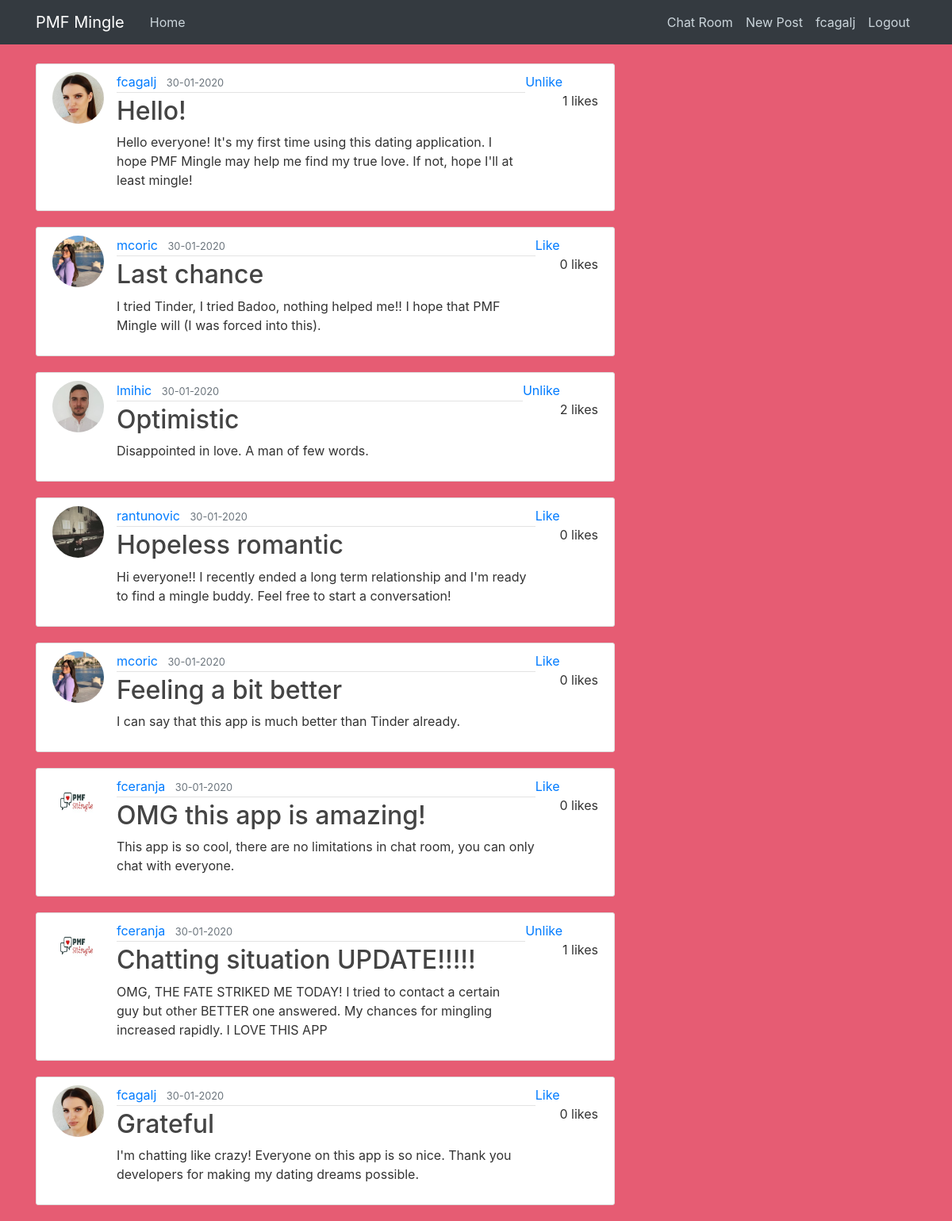
Screenshot of /home (signed in) with the database file from the repository.
### datingapp/models.py (models this page shows, shortened)
class User(db.Model, UserMixin):
    id = db.Column(db.Integer, primary_key=True)
    username = db.Column(db.String(20), unique=True, nullable=False)
    email = db.Column(db.String(120), unique=True, nullable=False)
    image_file = db.Column(db.String(20), nullable=False,
                           default='default.jpg')
    password = db.Column(db.String(60), nullable=False)
    gender = db.Column(db.String(20), nullable=False)
    preference = db.Column(db.String(20), nullable=False)
    posts = db.relationship('Post', backref='author', lazy=True)
    liked = db.relationship(
        'PostLike',
        foreign_keys='PostLike.user_id',
        backref='user', lazy='dynamic')
    def has_liked_post(self, post):
        return PostLike.query.filter(
            PostLike.user_id == self.id,
            PostLike.post_id == post.id).count() > 0

class Post(db.Model):
    id = db.Column(db.Integer, primary_key=True)
    title = db.Column(db.String(100), nullable=False)
    date_posted = db.Column(db.DateTime, nullable=False,
                            default=datetime.utcnow)
    content = db.Column(db.Text, nullable=False)
    user_id = db.Column(db.Integer, db.ForeignKey('user.id'), nullable=False)
    likes = db.relationship('PostLike', backref='post', lazy='dynamic')

### datingapp/routes.py (the view)
@app.route("/")
@app.route("/home")
def home():
    posts = Post.query.all()
    return render_template('home.html', posts=posts)

### datingapp/models.py (called while the page is built)
@login_manager.user_loader
def load_user(user_id):
    return User.query.get(int(user_id))

### datingapp/templates/home.html (shortened to what this page needs)
{% extends "layout.html" %}
{% block content %}
    {% for post in posts %}
    {% if current_user.preference == 'Both' %}
      {% if ((post.author.gender == 'Female') or (post.author.gender == 'Male'))  %}
          <article class="media content-section">
            <img class="rounded-circle article-img" src="{{ url_for('static', filename='profile_pics/' + post.author.image_file) }}">
            <div class="media-body">
              <div class="article-metadata">
                <a class="mr-2" href="{{ url_for('user_account', post_id=post.id)}}">{{ post.author.username }}</a>
                <small class="text-muted">{{ post.date_posted.strftime('%d-%m-%Y') }}</small>
              </div>
              <h2><a class="article-title" href="{{ url_for('post', post_id=post.id) }}">{{ post.title }}</a></h2>
              <p class="article-content">{{ post.content }}</p>
            </div>
            {% if current_user.has_liked_post(post) %}
            <a href="{{ url_for('like_action', post_id=post.id, action='unlike') }}">Unlike</a>
            {% else %}
            <a href="{{ url_for('like_action', post_id=post.id, action='like') }}">Like</a>
            {% endif %}
            <br>
            {{ post.likes.count() }} likes
          </article>
        {% endif %}
    {% endif %}
    {% endfor %}
{% endblock content %}

### datingapp/templates/layout.html (shortened to what this page needs)
<!DOCTYPE html>
<html>
<head>
    <link rel="stylesheet" href="https://maxcdn.bootstrapcdn.com/bootstrap/4.0.0/css/bootstrap.min.css">
    <link rel="stylesheet" type="text/css" href="{{ url_for('static', filename='main.css') }}">
</head>
<body>
    <header class="site-header">
      <nav class="navbar navbar-expand-md navbar-dark bg-dark fixed-top">
        <div class="container">
          <a class="navbar-brand mr-4" href="/">PMF Mingle</a>
          <div class="collapse navbar-collapse" id="navbarToggle">
            <div class="navbar-nav mr-auto">
              <a class="nav-item nav-link" href="{{ url_for('home') }}">Home</a>
            </div>
            <div class="navbar-nav">
              {% if current_user.is_authenticated %}
                <a class="nav-item nav-link" href="{{ url_for('chat') }}">Chat Room</a>
                <a class="nav-item nav-link" href="{{ url_for('new_post') }}">New Post</a>
                <a class="nav-item nav-link" href="{{ url_for('account') }}">{{ current_user.username }}</a>
                <a class="nav-item nav-link" href="{{ url_for('logout') }}">Logout</a>
              {% else %}
                <a class="nav-item nav-link" href="{{ url_for('login') }}">Login</a>
                <a class="nav-item nav-link" href="{{ url_for('register') }}">Register</a>
              {% endif %}
            </div>
          </div>
        </div>
      </nav>
    </header>
    <main role="main" class="container">
      <div class="row">
        <div class="col-md-8">
          {% block content %}{% endblock %}
    </main>
</body>
</html>

### datingapp/static/main.css (style rules this page uses)
body { background: rgb(230, 92, 115); color: #333333; margin-top: 5rem; }
h1, h2, h3, h4, h5, h6 { color: #444444; }
.site-header .navbar-nav .nav-link { color: #cbd5db; }
.content-section { background: #ffffff; padding: 10px 20px; border: 1px solid #dddddd; border-radius: 3px; margin-bottom: 20px; }
.article-title { color: #444444; }
.article-content { white-space: pre-line; }
.article-img { height: 65px; width: 65px; margin-right: 16px; }
.article-metadata { padding-bottom: 1px; margin-bottom: 4px; border-bottom: 1px solid #e3e3e3; }

### rows the page displays
User: username "fcagalj"
Post: image_file (picture), author.username "fcagalj", date_posted "30-01-2020", title "Hello!", content "Hello everyone! It's my first time using this dating application. I hope PMF Mingle may help me find my true love. If not, hope I'll at least mingle!", likes.count "1"
Post: image_file (picture), author.username "mcoric", date_posted "30-01-2020", title "Last chance", content "I tried Tinder, I tried Badoo, nothing helped me!! I hope that PMF Mingle will (I was forced into this).", likes.count "0"
Post: image_file (picture), author.username "lmihic", date_posted "30-01-2020", title "Optimistic", content "Disappointed in love. A man of few words.", likes.count "2"
Post: image_file (picture), author.username "rantunovic", date_posted "30-01-2020", title "Hopeless romantic", content "Hi everyone!! I recently ended a long term relationship and I'm ready to find a mingle buddy. Feel free to start a conversation!", likes.count "0"
Post: image_file (picture), author.username "mcoric", date_posted "30-01-2020", title "Feeling a bit better", content "I can say that this app is much better than Tinder already.", likes.count "0"
Post: image_file (placeholder picture), author.username "fceranja", date_posted "30-01-2020", title "OMG this app is amazing!", content "This app is so cool, there are no limitations in chat room, you can only chat with everyone.", likes.count "0"
Post: image_file (placeholder picture), author.username "fceranja", date_posted "30-01-2020", title "Chatting situation UPDATE!!!!!", content "OMG, THE FATE STRIKED ME TODAY! I tried to contact a certain guy but other BETTER one answered. My chances for mingling increased rapidly. I LOVE THIS APP", likes.count "1"
Post: image_file (picture), author.username "fcagalj", date_posted "30-01-2020", title "Grateful", content "I'm chatting like crazy! Everyone on this app is so nice. Thank you developers for making my dating dreams possible.", likes.count "0"
